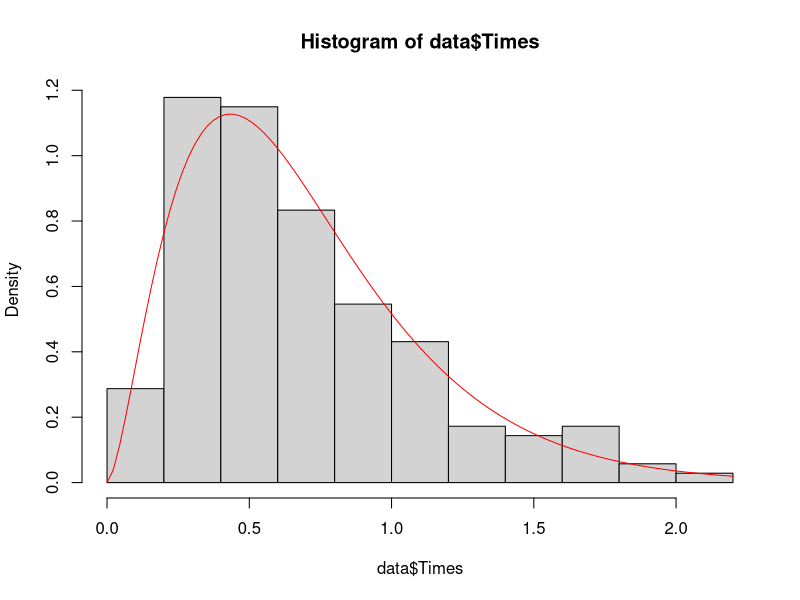

The R script that drew this image:
## ---- chunk 1
library(glue)
#setwd("MatStat-R/data/")
data <- read.csv("../MatStat-R/data/Service.csv")

head(data)
## ---- chunk 2
x = data$Times

theta <- sd(x)^2 / mean(x)
alpha <- mean(x) ^ 2 / sd(x) ^ 2

paste0("Theta parameter: ",round(theta, 2))
paste0("Alpha parameter: ",round(alpha, 2))
## ---- chunk 3
hist(data$Times,
     freq = FALSE)
curve(dgamma(x, shape = alpha, scale = theta), add = TRUE, col = 'red')
